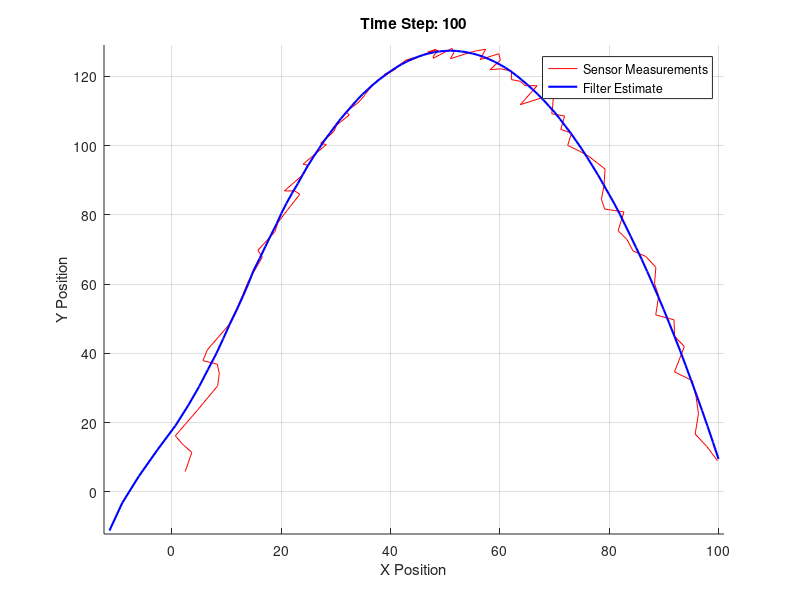

Source code (MATLAB):
% Load data from file
data = load('data.txt');
sensor_x = data(:,1);
sensor_y = data(:,2);
filter_x = data(:,3);
filter_y = data(:,4);

% Calculate axis limits
all_x = [sensor_x; filter_x];
all_y = [sensor_y; filter_y];
x_lim = [min(all_x)-1, max(all_x)+1];
y_lim = [min(all_y)-1, max(all_y)+1];

% Set up figure
figure;
axis([x_lim y_lim]);
xlabel('X Position');
ylabel('Y Position');
title('Sensor Measurements vs Filter Estimate');
grid on;
hold on;

% Initialize empty plots
h_sensor = plot(nan, nan, 'r-', 'MarkerFaceColor', 'r');
h_filter = plot(nan, nan, 'b-', 'LineWidth', 1.5);
legend('Sensor Measurements', 'Filter Estimate', 'Location', 'northeast');

% Animation loop
for i = 1:length(sensor_x)
    % Update sensor data (scatter points)
    set(h_sensor, 'XData', sensor_x(1:i), 'YData', sensor_y(1:i));
    
    % Update filter data (connected line)
    set(h_filter, 'XData', filter_x(1:i), 'YData', filter_y(1:i));
    
    % Update title with current frame
    title(sprintf('Time Step: %d', i));
    
    % Control animation speed (adjust pause duration as needed)
    pause(0.1);
    
    % Force immediate graphics update
    drawnow;
end

hold off;
